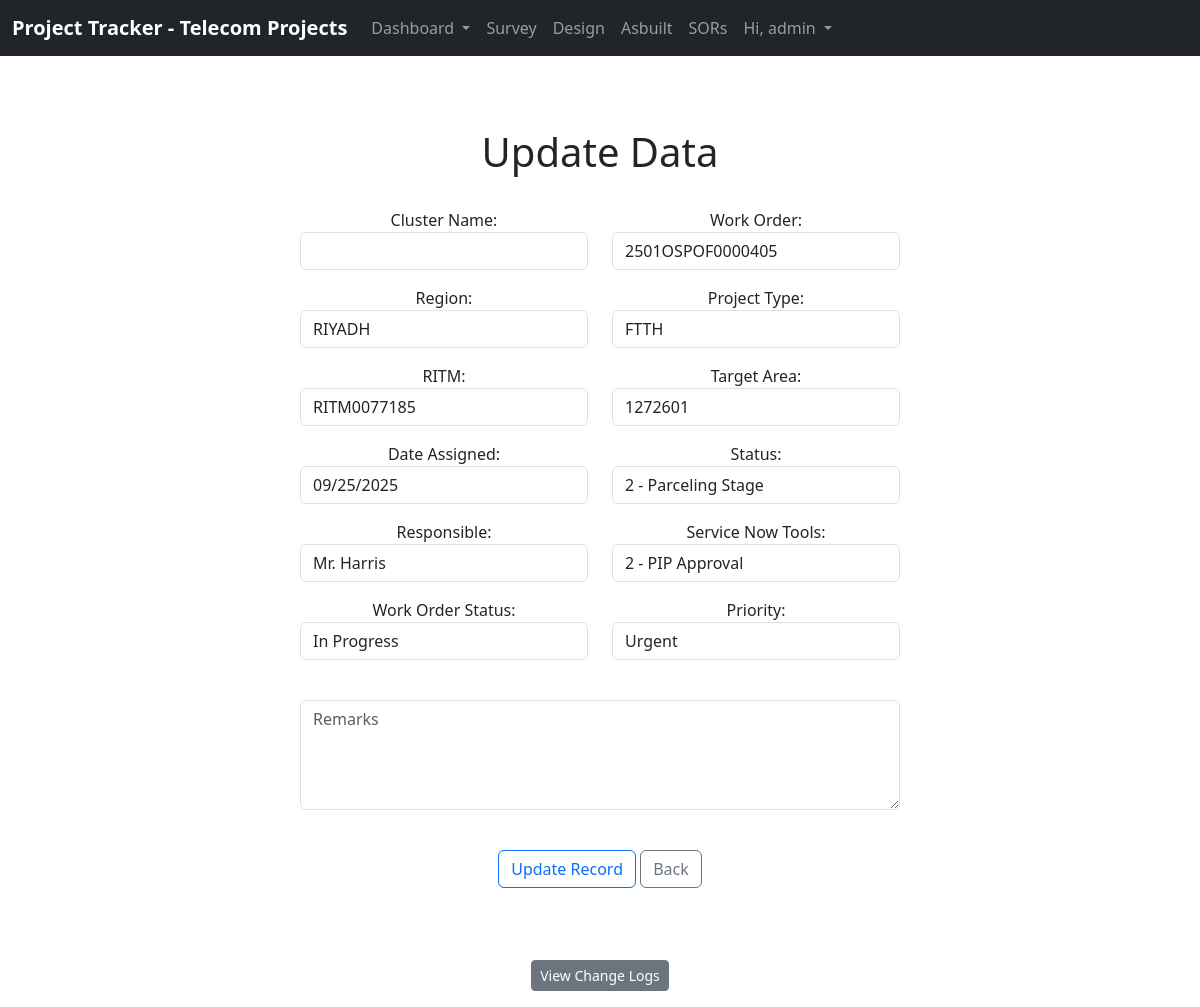
/update_survey_record/689 (signed in), run on the app's committed database.
### website/models.py (models this page shows, shortened)
class survey(models.Model):
    cluster_name = models.CharField(max_length=200, blank=True)
    work_order = models.CharField(max_length=16)
    region = models.CharField(max_length=20, blank=True)
    project_type = models.CharField(max_length=20, blank=True)
    RITM = models.CharField(max_length=11)
    target_area = models.IntegerField(blank=True, null=True)
    date_assigned = models.DateField()
    status = models.CharField(max_length=50)
    responsible = models.CharField(max_length=100)
    tools = models.CharField(max_length=50)
    wo_status = models.CharField(max_length=50)
    priority = models.CharField(max_length=20)
    remarks = models.TextField(blank=True)
    updated_at = models.DateTimeField(auto_now=True)
    updated_by = models.ForeignKey(
        User, on_delete=models.SET_NULL, null=True, blank=True
    )

### website/views.py (the view, shortened to what this page needs)
# urls.py: path('update_survey_record/<int:pk>', views.update_survey_record,
def update_survey_record(request, pk):
    if not request.user.is_authenticated:
        messages.error(request, "You must be logged in to do that.")
        return redirect('home')
    current_record = survey.objects.get(id=pk)
    fields_to_check = ['status',
                       'wo_status', 'tools', 'priority', 'remarks']
    old_data = {field: getattr(current_record, field)
                for field in fields_to_check}
    form = AddSurveyForm(request.POST or None,
                         instance=current_record, is_update=True)
    logs = ActivityLog.objects.filter(
        content_type=ContentType.objects.get_for_model(survey),
        object_id=current_record.id
    ).order_by('-timestamp')
    return render(request, 'update_survey_record.html', {
        'form': form,
        'record': current_record,
        'logs': logs
    })

### website/templates/update_survey_record.html (shortened to what this page needs)
{% extends 'base.html' %}
{% load tz %}
{% block content %}
<div class="col-md-6 offset-md-3 text-center mt-5">
    <h1>Update Data</h1><br>
    <form method="POST" action="">
        <div class="row">
            <div class="col-md-6 mb-3">
                {{ form.cluster_name.label_tag }} {{ form.cluster_name }}
            </div>
            <div class="col-md-6 mb-3">
                {{ form.work_order.label_tag }} {{ form.work_order }}
            </div>
            <div class="col-md-6 mb-3">
                {{ form.region.label_tag }} {{ form.region }}
            </div>
            <div class="col-md-6 mb-3">
                {{ form.project_type.label_tag }} {{ form.project_type }}
            </div>
            <div class="col-md-6 mb-3">
                {{ form.RITM.label_tag }} {{ form.RITM }}
            </div>
            <div class="col-md-6 mb-3">
                {{ form.target_area.label_tag }} {{ form.target_area }}
            </div>
            <div class="col-md-6 mb-3">
                {{ form.date_assigned.label_tag }} {{ form.date_assigned }}
            </div>
            <div class="col-md-6 mb-3">
                {{ form.status.label_tag }} {{ form.status }}
            </div>
            <div class="col-md-6 mb-3">
                {{ form.responsible.label_tag }} {{ form.responsible }}
            </div>
            <div class="col-md-6 mb-3">
                {{ form.tools.label_tag }} {{ form.tools }}
            </div>
            <div class="col-md-6 mb-3">
                {{ form.wo_status.label_tag }} {{ form.wo_status }}
            </div>
            <div class="col-md-6 mb-3">
                {{ form.priority.label_tag }} {{ form.priority }}
            </div>
            <div class="col-md-12 mb-3">
                {{ form.remarks.label_tag }} {{ form.remarks }}
            </div>
        </div>
        <br>
        <button type="submit" class="btn btn-outline-primary">Update Record</button>
        <a class="btn btn-outline-secondary" aria-current="page" href="{% url 'survey' %}">Back</a><br>
    </form>
    <br><br>
    <div class="container mt-4">
        <button class="btn btn-secondary mb-3 btn-sm" type="button" data-bs-toggle="collapse"
            data-bs-target="#activityLogs">
            View Change Logs
        </button>
    </div>
    {% endblock %}

### website/templates/navbar.html (shortened to what this page needs)
<nav class="navbar navbar-expand-lg navbar-dark bg-dark">
    <div class="container-fluid">
        <a class="navbar-brand" href="{% url 'home' %}"><strong>Project Tracker - Telecom Projects</strong></a>
        {% if user.is_authenticated %}
        <div class="collapse navbar-collapse" id="navbarSupportedContent">
            <ul class="navbar-nav me-auto mb-4 mb-lg-0">
                <li class="nav-item dropdown">
                    <a class="nav-link dropdown-toggle" href="#" role="button" data-bs-toggle="dropdown"
                        aria-expanded="false">
                        Dashboard
                    </a>
                </li>
                <li class="nav-item">
                    <a class="nav-link" href="{% url 'survey' %}">Survey</a>
                </li>
                <li class="nav-item">
                    <a class="nav-link" href="#">Design</a>
                </li>
                <li class="nav-item">
                    <a class="nav-link" href="#">Asbuilt</a>
                </li>
                <li class="nav-item">
                    <a class="nav-link" href="#">SORs</a>
                </li>
                <li class="nav-item dropdown">
                    <a class="nav-link dropdown-toggle" href="#" role="button" data-bs-toggle="dropdown"
                        aria-expanded="false">
                        Hi, {{ user.username }}
                    </a>
                </li>
            </ul>
        </div>
        {% endif %}
    </div>
</nav>

### data on the page
survey: work_order "2501OSPOF0000405", region "RIYADH", project_type "FTTH", RITM "RITM0077185", target_area "1272601", date_assigned "09/25/2025", status "2 - Parceling Stage", responsible "Mr. Harris", tools "2 - PIP Approval", wo_status "In Progress", priority "Urgent"

### other printed values
{{ user.username }} "admin"
